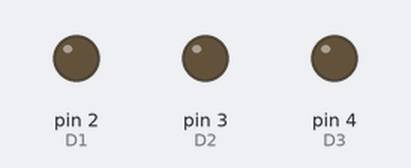
Recording of a sketch running on a simulated Arduino Uno, built with avr-gcc and run on an emulated ATmega328P. Parts: output pins drawn as LEDs (lit = HIGH).

Above: at 0.09 s.
At 0.21 s:
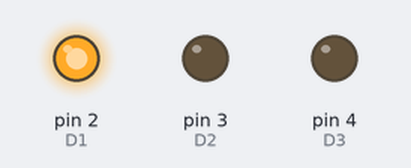
At 0.69 s:
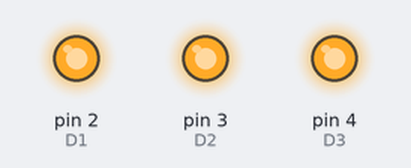
At 1.53 s:
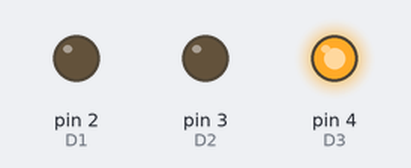
At 2.07 s:
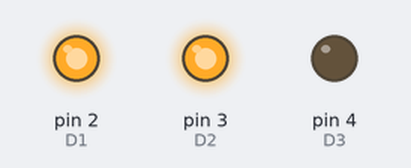
At 2.91 s:
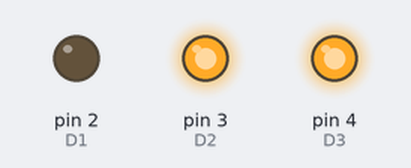
Timing chart, 0 to 3.2 s (numbered marks = the images above):
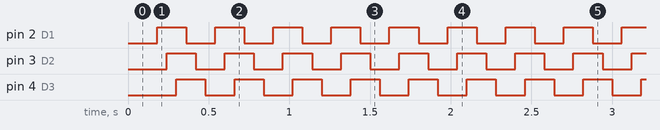

Measured:
- by itself, pin 2 (D1), pin 3 (D2), pin 4 (D3): alternates HIGH for 0.18 s and LOW for 0.18 s
- by itself, everything shown: repeats every 0.36 s, in 6 steps

The sketch:

Blinky_Blinky_Variation.ino
```cpp
/* Curiosity Gym Excercise 1 */
// Blink an LED
int D1=2;//Connect D! on Pin 2
int D2=3;//Connect D2 on Pin 3
int D3=4;//Connect D3 on Pin 4
int onTime=60;
int offTime=60;
void setup()
{
  pinMode(D1, OUTPUT); //Set LED pin as output
  pinMode(D2, OUTPUT); //Set LED pin as output
  pinMode(D3, OUTPUT); //Set LED pin as output

}


void loop()
{
  digitalWrite(D1, LOW);
  delay(onTime);
  digitalWrite(D2, LOW);
  delay(onTime);
  digitalWrite(D3, LOW);
  delay(onTime);


  digitalWrite(D1, HIGH);
  delay(offTime);
  digitalWrite(D2, HIGH);
  delay(offTime);
  digitalWrite(D3, HIGH);
  delay(offTime);

}
```
